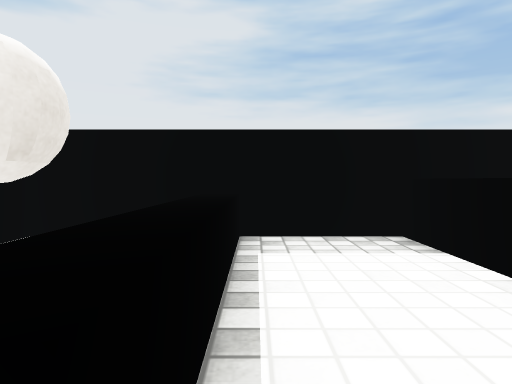
View 1 (above)

15 first-person views from a walk through a Unity game level. The camera is 0.46 m above the floor, tilts 2° down and sees 75° across. The floor is counted in squares, 0.5 m on a side. Each view is taken from the middle of a square. On the plan, view 1 faces up. The plan holds only what a view shows up to about 12 squares ahead; the rest is blank. The place goes on beyond the plan. Surface patterns are stand-ins for the level's own textures.

View 2
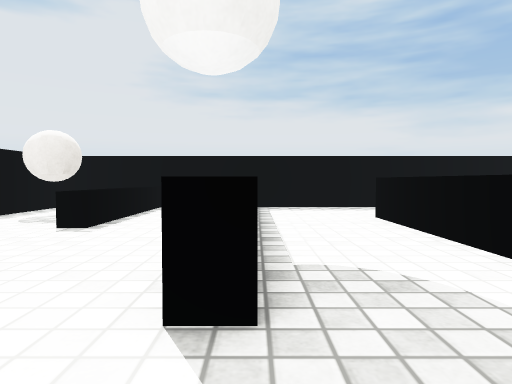

View 3
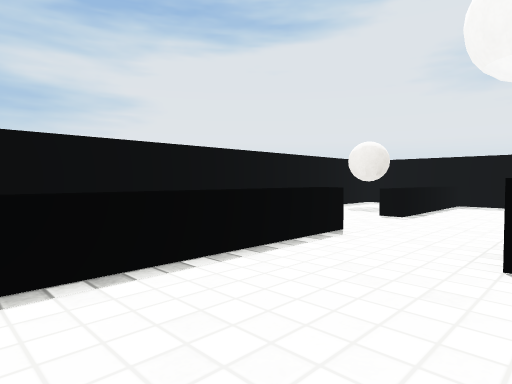

View 4
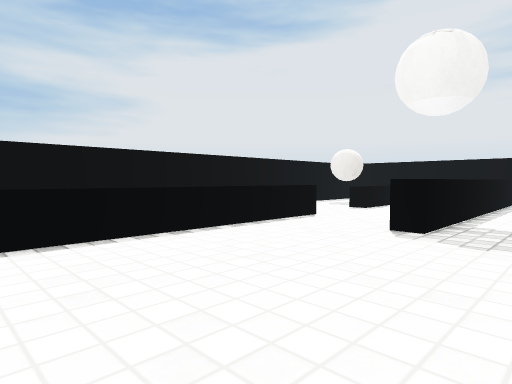

View 5
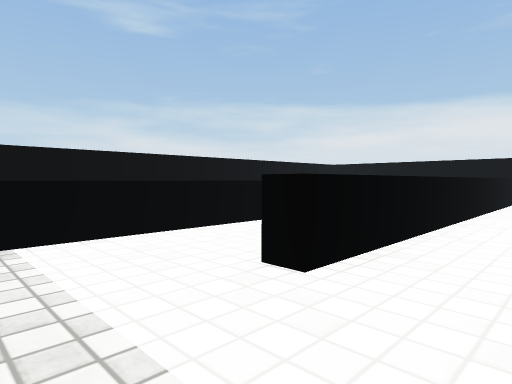

View 6
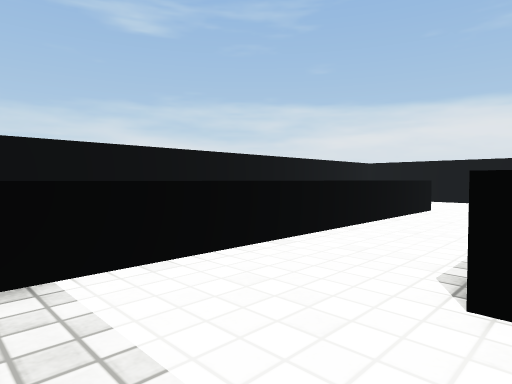

View 7
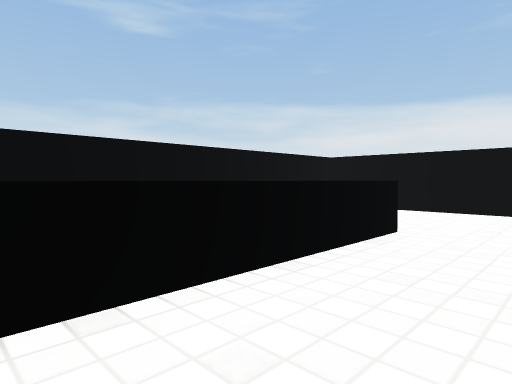

View 8
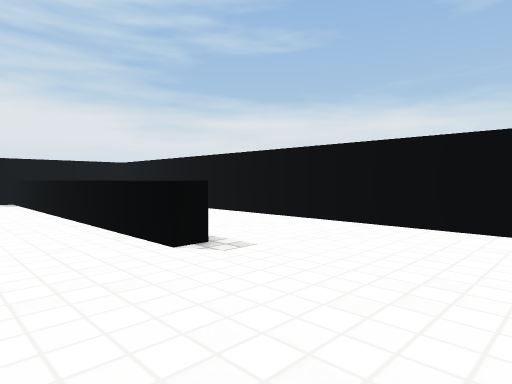

View 9
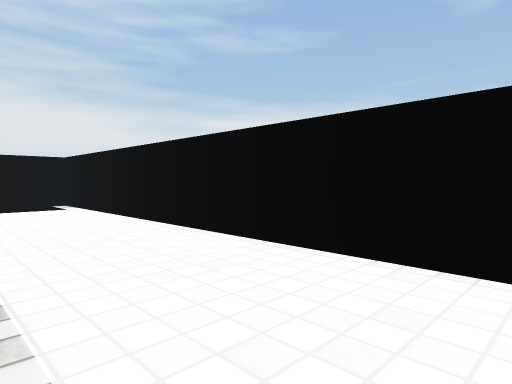

View 10
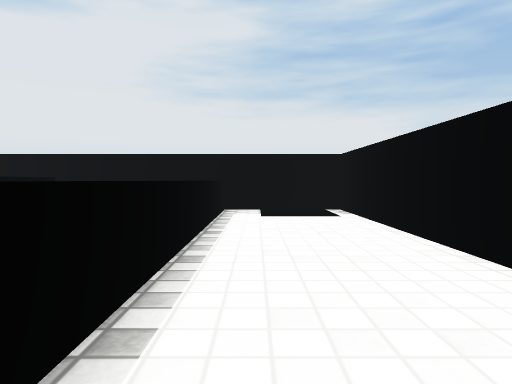

View 11
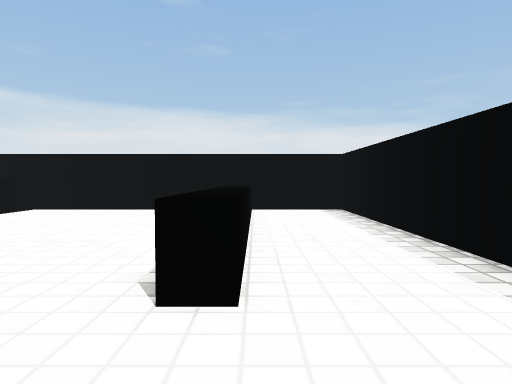

View 12
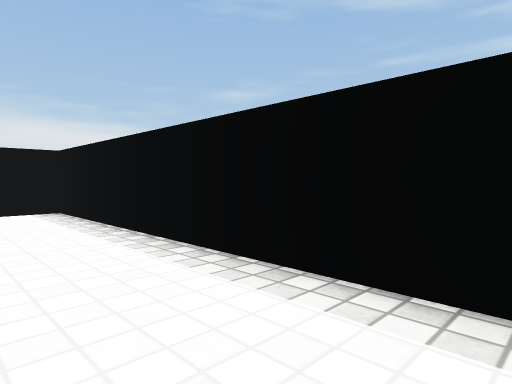

View 13
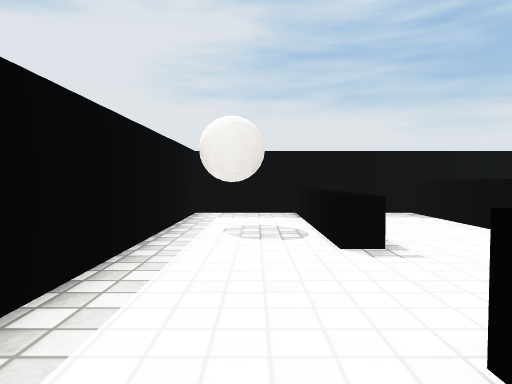

View 14
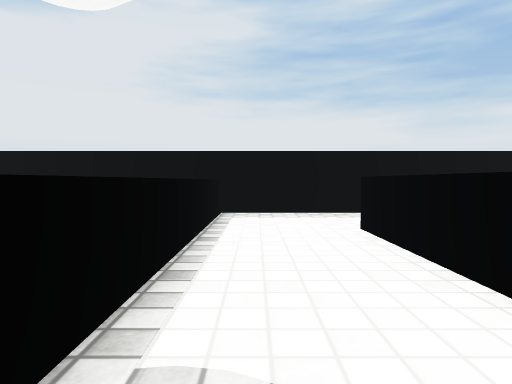

View 15
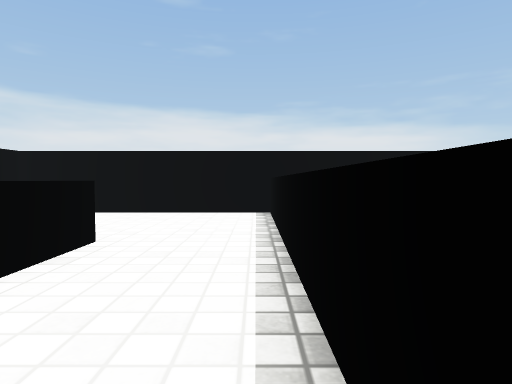

### Floor plan
Key: @ floor where view 1 was taken; # wall or solid block; . floor; = window, fence, low wall or low ledge; ^ raised ledge; B ball.
Columns run from 4 left of view 1 to 14 right of it. Each row starts with its distance up from view 1.
  6 ################^^#
  5 #  #=..^......^...#
  4 #BB==..^......^...#
  3 #BB==..^......^...#
  2 #..==..^..^...^...#
  1 #..==..^..^...^...#
  0 #...@..^..^...^...#
 -1 #......^..^...^...#
 -2 #......^..^...^...#
 -3 #..==..^..^...^...#
 -4 #..==..^..^...^...#
 -5 #..==.....^...^...#
 -6 #..==.....^...^...#
 -7 #..==.....^.......#
 -8 #..==.....^.......#
 -9 #..==.....^.......#
-10 #..==.....^.....  #
-11 ###################

Where each view was taken, in squares from view 1:
view 1: 0 up, 0 right, facing up
view 2: 6 down, 3 right, facing up
view 3: 8 down, 3 right, facing up-left
view 4: 10 down, 5 right, facing up-left
view 5: 5 up, 4 right, facing down-right
view 6: 5 up, 6 right, facing down-right
view 7: 0 up, 7 right, facing down-right
view 8: 10 down, 7 right, facing up-right
view 9: 8 down, 10 right, facing up-right
view 10: 5 down, 11 right, facing up
view 11: 0 up, 1 left, facing down
view 12: 0 up, 1 left, facing down-left
view 13: 4 down, 2 left, facing up
view 14: 4 down, 4 right, facing up
view 15: 1 down, 7 right, facing down
